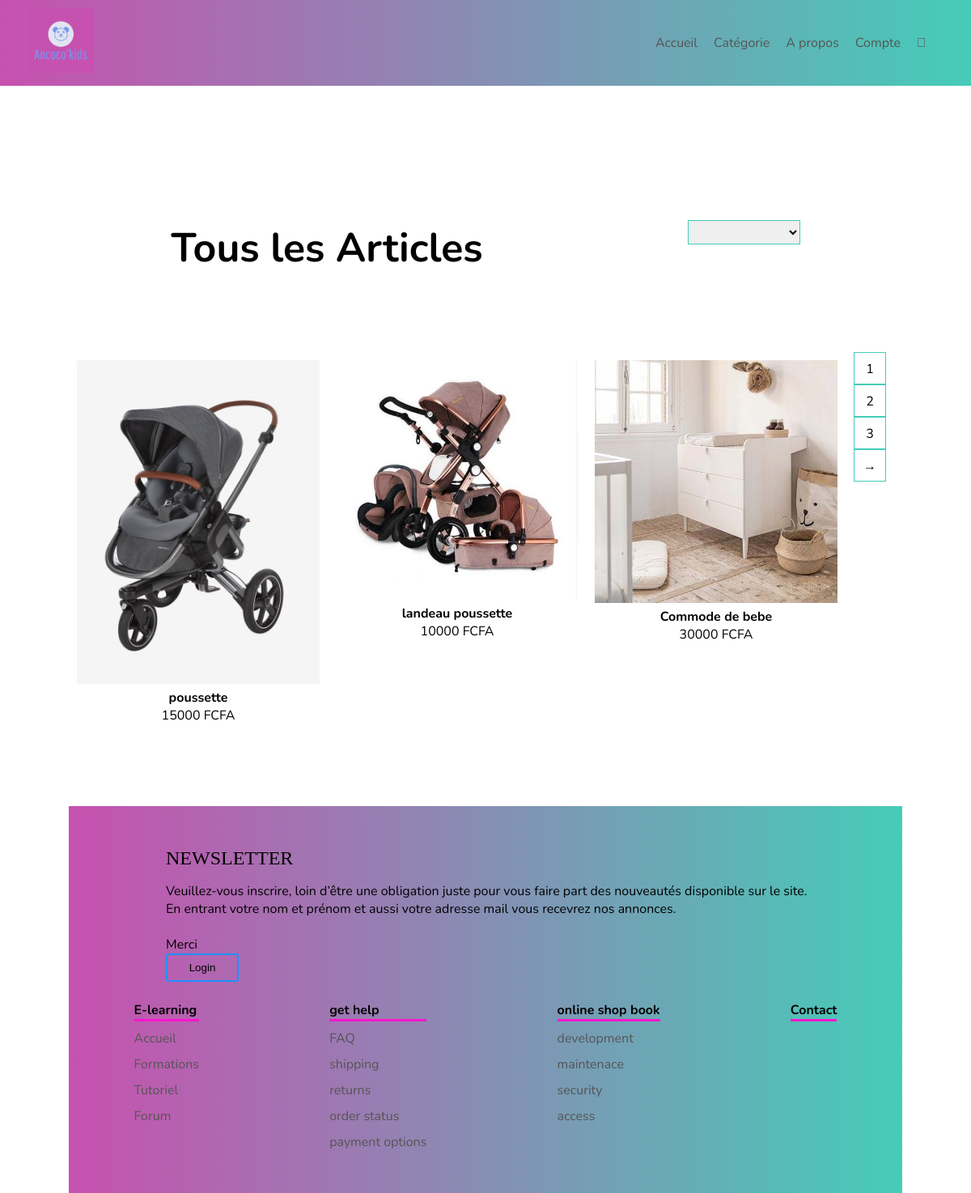
Page /categorie.php?ArtId=1 on the committed database.
### tables this page shows
CREATE TABLE IF NOT EXISTS `article` (
  `ArtId` int(11) NOT NULL AUTO_INCREMENT,
  `FourId` int(11) NOT NULL,
  `CatId` int(11) NOT NULL,
  `ArtNom` varchar(254) DEFAULT NULL,
  `PrixArt` int(11) DEFAULT NULL,
  `QteArt` int(11) DEFAULT NULL,
  `Tauxremise` int(11) DEFAULT NULL,
  `ArtDescription` varchar(254) DEFAULT NULL,
  `TVA` decimal(4,2) DEFAULT NULL,
  `ArtImage` varchar(100) NOT NULL,
  PRIMARY KEY (`ArtId`),
  KEY `FK_Association_3` (`FourId`),
  KEY `FK_Association_4` (`CatId`)
);

### categorie.php (the view, shortened to what this page needs)
<?php session_start();
require_once('connectdb.php');
?>
<!DOCTYPE html>
<html>
    <head>
        <link rel="stylesheet"  href="prjet/menupage2.css">
         <link rel="stylesheet" type="text/css" href="https://cdnjs.cloudflare.com/ajax/libs/slick-carousel/1.8.1/slick-theme.min.css"/>
       <link rel="stylesheet" href="https://pro.fontawesome.com/releases/v5.10.0/css/all.css"/>
    </head>
    <body>
         <div class="header">
            <div class="container">
                <div class="navbar">
                    <div class="logo">
                        <img src="image/logo/logo.png" width="80px">
                    </div>
                    <nav>
                        <ul>
                            <li><a href="menupage2.php">Accueil</a></li>
                            <li><a href="categorie.php">Catégorie</a></li>
                            <li><a href="#">A propos</a></li>
                            <li><a href="#">Compte</a></li>
                            <a href="panier.php"><li class="fal fa-shopping-cart"></li></a>
                        </ul>
                    </nav>
                </div>
            </div>
        </div>
        <br><br><br>
       <div class="small-container">
          <div class="row row-2">
              <h2>Tous les Articles</h2>
              <select name="categorie" id="CatId" onchange="myfonction()">
              <option></option>
              <?php
                $select = $bdd->query("Select * From categorie")->fetchAll();
                foreach ($select as $row) {
                    echo "<option value=\"" . $row['CatId'] . "\">" . $row['CatNom'] . "</option>";
                }
             ?>
              </select>
          </div>
          <br><br>
           <div class="row">
           <?php
              require_once('connectdb.php');
              if(isset($_GET['CatId']))
              {
                $query="SELECT * From article WHERE CatId=".$_GET['CatId'];
                $select=$bdd->query($query)->fetchAll();
              }else{
                $query="SELECT * From article";
                $select=$bdd->query($query)->fetchAll();
              }
              if(empty($select))
             {
                 echo "<h1>Pas de produit disponible dans cette categorie</h1>";
             }
             else
             {
                foreach($select as $row)
                {
                    echo "<div class=\"col-4 bloc\">
                    <img src=\"image/".$row['ArtImage']."\">
                    <h4>".$row['ArtNom']."</h4>
                    <p>".$row['PrixArt']." FCFA</p>
                  <center>  <a href=\"?ArtId=".$row['ArtId']."\">Ajouter au Panier</a> </center>
                </div>";
                }
             }
            ?>
           <div class="page-btn">
               <span>1</span>
               <span>2</span>
               <span>3</span>
               <span>&#8594;</span>
           </div>
       </div>
        <div class="apropos">
            <footer class="footer">
                <div class="newsletter-info">
                  <div class="n-title">NEWSLETTER</div>
                  <p>
                  Veuillez-vous inscrire, loin d’être une obligation juste pour vous faire part des nouveautés disponible sur le site. <br>
                  En entrant votre nom et prénom et aussi votre adresse mail vous recevrez nos annonces. <br> <br>
                  Merci
                  </p>
                  <a href=""><button>Login</button></a>
                </div>
                <div class="row">
                    <div class="footer-col">
                        <h4>E-learning</h4>
                        <ul>
                            <li><a href="#">Accueil</a></li>
                            <li><a href="#">Formations</a></li>
                            <li><a href="#">Tutoriel</a></li>
                            <li><a href="#">Forum</a></li>
                        </ul>
                    </div>
                    <div class="footer-col">
                        <h4>get help</h4>
                        <ul>
                            <li><a href="#">FAQ</a></li>
                            <li><a href="#">shipping</a></li>
                            <li><a href="#">returns</a></li>
                            <li><a href="#">order status</a></li>
                            <li><a href="#">payment options</a></li>
                        </ul>
                    </div>
                    <div class="footer-col">
                        <h4>online shop book</h4>
                        <ul>
                            <li><a href="#">development</a></li>
                            <li><a href="#">maintenace</a></li>
                            <li><a href="#">security</a></li>
                            <li><a href="#">access</a></li>
                        </ul>
                    </div>
                    <div class="footer-col">
                        <h4>Contact</h4>
                        <div class="social-links">
                        </div>
                    </div>
                </div>
            </footer>
         </div>
    </body>
</html>

### prjet/menupage2.css (style rules this page uses)
* { margin: 0; padding: 0; box-sizing: border-box; }
body { font-family: 'Nunito', sans-serif; }
.navbar { display: flex; align-items: center; padding:10px; justify-content: space-between; }
nav { text-align: right; }
nav ul { display: flex; }
nav ul li { display: flex; margin-right: 20px; list-style: none; }
a { text-decoration: none; color: #555; }
.container { max-width: 1300px; margin: auto; padding-left: 25px; padding-right: 25px; }
.header { background: -webkit-linear-gradient(left, #c751af, #45ccb8); }
.small-container { max-width: 1080px; margin: auto; padding-left: 25px; padding-right: 25px; }
h2 { font-size: 50px; }
.col-4 { flex-basis: 25%; padding: 10px; min-width: 320px; margin-bottom: 70px; }
.col-4 img { width: 100%; }
.row-2 { justify-content: space-between; margin: 100px auto 50px; }
select { border: 1px solid #45ccb8; padding: 5px; height: 30px; }
.page-btn { margin: 0 auto 80px; }
.page-btn span { display: inline-block; border: 1px solid #45ccb8; margin-left: 10px; width: 40px; height: 40px; text-align: center; line-height: 40px; cursor: pointer; }
.n-title, .b2-title, .items-title, .classe-title, .link-title { font-size: 24px; font-weight: 500; color: var(--primary); font-family: montserrat; position: relative; display: inline-block; margin-bottom: 16px; }
.n-title::after, .b2-title::after, .items-title::after, .classe-title::after, .link-title::after { content: ""; width: 50%; position: absolute; height: 3px; display: block; border-radius: 50px; background-color: var(--primary); }
.newsletter-info { margin-bottom: 24px; margin-left: 120px; }
.newsletter-info button { outline: none; width: 90px; height: 35px; border: 2px solid dodgerblue; border-radius: 3px; background-color: inherit; }
.bloc { position:relative; text-align: center; }
.row { display: flex; justify-content: space-around; }
.apropos { margin-top: 2%; padding-top:5% ; padding-bottom: 5%; background: -webkit-linear-gradient(left, #c751af, #45ccb8); }
.footer-col h4 { font-weight: 400px; border-bottom: 3px solid #fa16cc; }
.footer-col ul li { list-style: none; margin-top: 10px; border: none; }

### rows in the picture
article: ArtImage (picture), ArtNom "poussette", PrixArt "15000"
article: ArtImage (picture), ArtNom "landeau poussette", PrixArt "10000"
article: shows a picture, ArtNom "Commode de bebe", PrixArt "30000"
